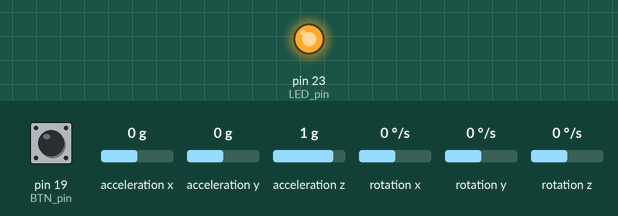
Simulated run of this sketch. Board: Arduino Mega 2560, built for the host (arithmetic inside an expression is 32-bit, double 64-bit). Parts: output pins drawn as LEDs (lit = HIGH). Wiring (inferred from the names in the program): MPU-6050 motion sensor at I2C address 0x68. Dashed ring = blinking. Inputs (shaded band) come from the test bench; at power-on: pin 19 (BTN_pin) HIGH, acceleration z 1 g, acceleration x 0 g, acceleration y 0 g, rotation x 0 °/s, rotation y 0 °/s, rotation z 0 °/s. WiFi joins after 1.5 s; servers stay silent unless stated; what the sketch prints to the serial monitor is not drawn.

Above: at 2.7 s.
2.8 s: pin 19 (BTN_pin) pulled LOW for 3.2 s
At 6.01 s:
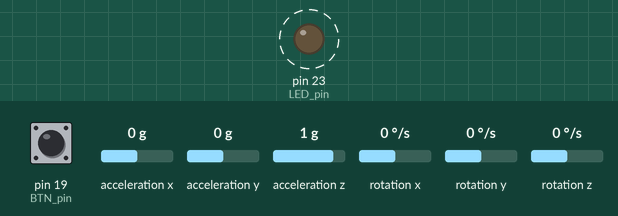
8.2 s: acceleration z set to 0 g
Timing chart, 0 to 11.2 s (numbered marks = the images above; inputs shaded):
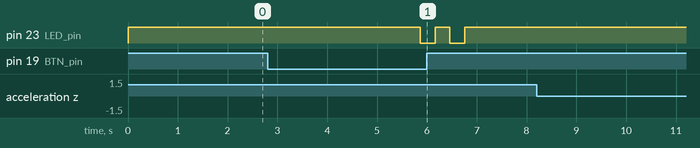

Measured:
- after the input at 2.8 s, pin 23 (LED_pin): alternates HIGH for 0.30 s and LOW for 0.30 s, 4 changes in all, then stays HIGH, starting after 3.1 s
- after the input at 8.2 s, every drawn part: stays the same

The sketch:

human_fall_detection_with_wifi.ino
```cpp
#include "Wire.h"
#include <TridentTD_LineNotify.h>

#define SSID        "ToeiKanta"
#define PASSWORD    "88888888"
#define LINE_TOKEN  "vrOrMAwNggawTn6FIt67bWUq3I2SfF3BKH2QOn7YTIa"

const int MPU_addr=0x68;  // I2C address of the MPU-6050
int16_t AcX,AcY,AcZ,Tmp,GyX,GyY,GyZ;
float ax=0, ay=0, az=0, gx=0, gy=0, gz=0;
int LED_pin = 23;
int BTN_pin = 19;
int PulseSensorPurplePin = 15;
int Signal;

//int data[STORE_SIZE][5]; //array for saving past data
//byte currentIndex=0; //stores current data array index (0-255)
boolean fall = false; //stores if a fall has occurred
boolean trigger1=false; //stores if first trigger (lower threshold) has occurred
boolean trigger2=false; //stores if second trigger (upper threshold) has occurred
boolean trigger3=false; //stores if third trigger (orientation change) has occurred

byte trigger1count=0; //stores the counts past since trigger 1 was set true
byte trigger2count=0; //stores the counts past since trigger 2 was set true
byte trigger3count=0; //stores the counts past since trigger 3 was set true
int angleChange=0;

//=====line======
int alertTime = 6000; //miliSec before Alert to Line
int timeCountMax = alertTime/40;
int timeCountAlert = 0;

void setup(){
 Wire.begin();
 Wire.beginTransmission(MPU_addr);
 Wire.write(0x6B);  // PWR_MGMT_1 register
 Wire.write(0);     // set to zero (wakes up the MPU-6050)
 Wire.endTransmission(true);
 Serial.begin(9600);
  pinMode(BTN_pin,INPUT_PULLUP);
 pinMode(LED_pin, OUTPUT);
 digitalWrite(LED_pin, HIGH);
  //================Line connect ====================
  Serial.println(LINE.getVersion());

  WiFi.begin(SSID, PASSWORD);

  while (WiFi.status() != WL_CONNECTED) {
    delay(500);
    Serial.println("Connecting to WiFi..");
    digitalWrite(LED_pin, LOW);
    delay(100);
    digitalWrite(LED_pin, HIGH);
    delay(100);
  }

  //Serial.printf("\nWiFi connected\nIP : ");
  Serial.println(WiFi.localIP());

  LINE.setToken(LINE_TOKEN);
}
void loop(){
  timeCountAlert = 0;
  while(digitalRead(BTN_pin) == LOW){
    timeCountAlert++;
    delay(1);
    if(timeCountAlert>=3000){
      digitalWrite(LED_pin, LOW);
      delay(300);
      digitalWrite(LED_pin, HIGH);
      delay(300);
      digitalWrite(LED_pin, LOW);
      delay(300);
      digitalWrite(LED_pin, HIGH);
      delay(300);
      LINE.notify("=================================");
      LINE.notify("ผู้ป่วยหมายเลข 1123 ต้องการความช่วยเหลือ รีบเข้าไปช่วยเหลือ หรือติดต่อ ด่วน !!!");
      LINE.notify("ผู้ป่วยพักอยู่ที่ห้อง 11 ชั้น 3 อาคารพักผู้ป่วย 1");
      LINE.notifyPicture("https://i.imgur.com/RZc8l13.jpg");
      timeCountAlert = -10000;
    }
  }
  timeCountAlert = 0;

  //PULSE SIGNAL
  //Signal = analogRead(PulseSensorPurplePin);
  //Serial.println(Signal);
  //delay(10);


  while(fall == true){
    timeCountAlert++;
    digitalWrite(LED_pin, LOW);
    if(timeCountAlert>=timeCountMax){
      LINE.notify("=================================");
      LINE.notify("ผู้ป่วยหมายเลข 1123 กำลังหกล้ม รีบเข้าไปช่วยเหลือ หรือติดต่อ ด่วน !!!");
      LINE.notify("ผู้ป่วยพักอยู่ที่ห้อง 11 ชั้น 3 อาคารพักผู้ป่วย 1");
      LINE.notifyPicture("https://i.imgur.com/RZc8l13.jpg");
      timeCountAlert = -100000;
    }
    if(digitalRead(BTN_pin) == LOW){
      fall = false;
      timeCountAlert = 0;
    }
    digitalWrite(LED_pin, LOW);
    delay(20);
    digitalWrite(LED_pin, HIGH);
    delay(20);
  }
 mpu_read();
 //2050, 77, 1947 are values for calibration of accelerometer
 // values may be different for you
 ax = (AcX-2050)/16384.00;
 ay = (AcY-77)/16384.00;
 az = (AcZ-1947)/16384.00;

 //270, 351, 136 for gyroscope
 gx = (GyX+270)/131.07;
 gy = (GyY-351)/131.07;
 gz = (GyZ+136)/131.07;

 // calculating Amplitute vactor for 3 axis
 float Raw_AM = pow(pow(ax,2)+pow(ay,2)+pow(az,2),0.5);
 int AM = Raw_AM * 10;  // as values are within 0 to 1, I multiplied
                        // it by for using if else conditions
 Serial.print("AM");
 Serial.println(AM);
 //Serial.println(PM);
 //delay(500);

 if (trigger3==true){
    trigger3count++;
    Serial.println(trigger3count);
    if (trigger3count>=10){//3
       angleChange = pow(pow(gx,2)+pow(gy,2)+pow(gz,2),0.5);
       //delay(10);
       Serial.println(angleChange);
       if ((angleChange>=0) && (angleChange<=10)){ //if orientation changes remains between 0-10 degrees
           fall=true; trigger3=false; trigger3count=0;
           Serial.println(angleChange);
             }
       else{ //user regained normal orientation
          trigger3=false; trigger3count=0;
          Serial.println("TRIGGER 3 DEACTIVATED");
       }
     }
  }
 if (fall==true){ //in event of a fall detection
   Serial.println("FALL DETECTED");


   //fall=false;
  // exit(1);
   }
 if (trigger2count>=6){ //allow 0.5s for orientation change
   trigger2=false; trigger2count=0;
   Serial.println("TRIGGER 2 DECACTIVATED");
   }
 if (trigger1count>=6){ //allow 0.5s for AM to break upper threshold
   trigger1=false; trigger1count=0;
   Serial.println("TRIGGER 1 DECACTIVATED");
   }
 if (trigger2==true){
   trigger2count++;
   //angleChange=acos(((double)x*(double)bx+(double)y*(double)by+(double)z*(double)bz)/(double)AM/(double)BM);
   angleChange = pow(pow(gx,2)+pow(gy,2)+pow(gz,2),0.5); Serial.println(angleChange);
   if (angleChange>=10 && angleChange<=400){ //if orientation changes by between 80-100 degrees
     trigger3=true; trigger2=false; trigger2count=0;//30
     Serial.println(angleChange);
     Serial.println("TRIGGER 3 ACTIVATED");
       }
   }
 if (trigger1==true){
   trigger1count++;
   if (AM>=12){ //if AM breaks upper threshold (3g)
     trigger2=true;
     Serial.println("TRIGGER 2 ACTIVATED");
     trigger1=false; trigger1count=0;
     }
   }
 if (AM<=5 && trigger2==false){ //if AM breaks lower threshold (0.4g)
   trigger1=true;//4 //6
   Serial.println("TRIGGER 1 ACTIVATED");
   }
//It appears that delay is needed in order not to clog the port
 delay(50);
}

void mpu_read(){
 Wire.beginTransmission(MPU_addr);
 Wire.write(0x3B);  // starting with register 0x3B (ACCEL_XOUT_H)
 Wire.endTransmission(false);
 Wire.requestFrom(MPU_addr,14,true);  // request a total of 14 registers
 AcX=Wire.read()<<8|Wire.read();  // 0x3B (ACCEL_XOUT_H) & 0x3C (ACCEL_XOUT_L)
 AcY=Wire.read()<<8|Wire.read();  // 0x3D (ACCEL_YOUT_H) & 0x3E (ACCEL_YOUT_L)
 AcZ=Wire.read()<<8|Wire.read();  // 0x3F (ACCEL_ZOUT_H) & 0x40 (ACCEL_ZOUT_L)
 Tmp=Wire.read()<<8|Wire.read();  // 0x41 (TEMP_OUT_H) & 0x42 (TEMP_OUT_L)
 GyX=Wire.read()<<8|Wire.read();  // 0x43 (GYRO_XOUT_H) & 0x44 (GYRO_XOUT_L)
 GyY=Wire.read()<<8|Wire.read();  // 0x45 (GYRO_YOUT_H) & 0x46 (GYRO_YOUT_L)
 GyZ=Wire.read()<<8|Wire.read();  // 0x47 (GYRO_ZOUT_H) & 0x48 (GYRO_ZOUT_L)
 }
```
